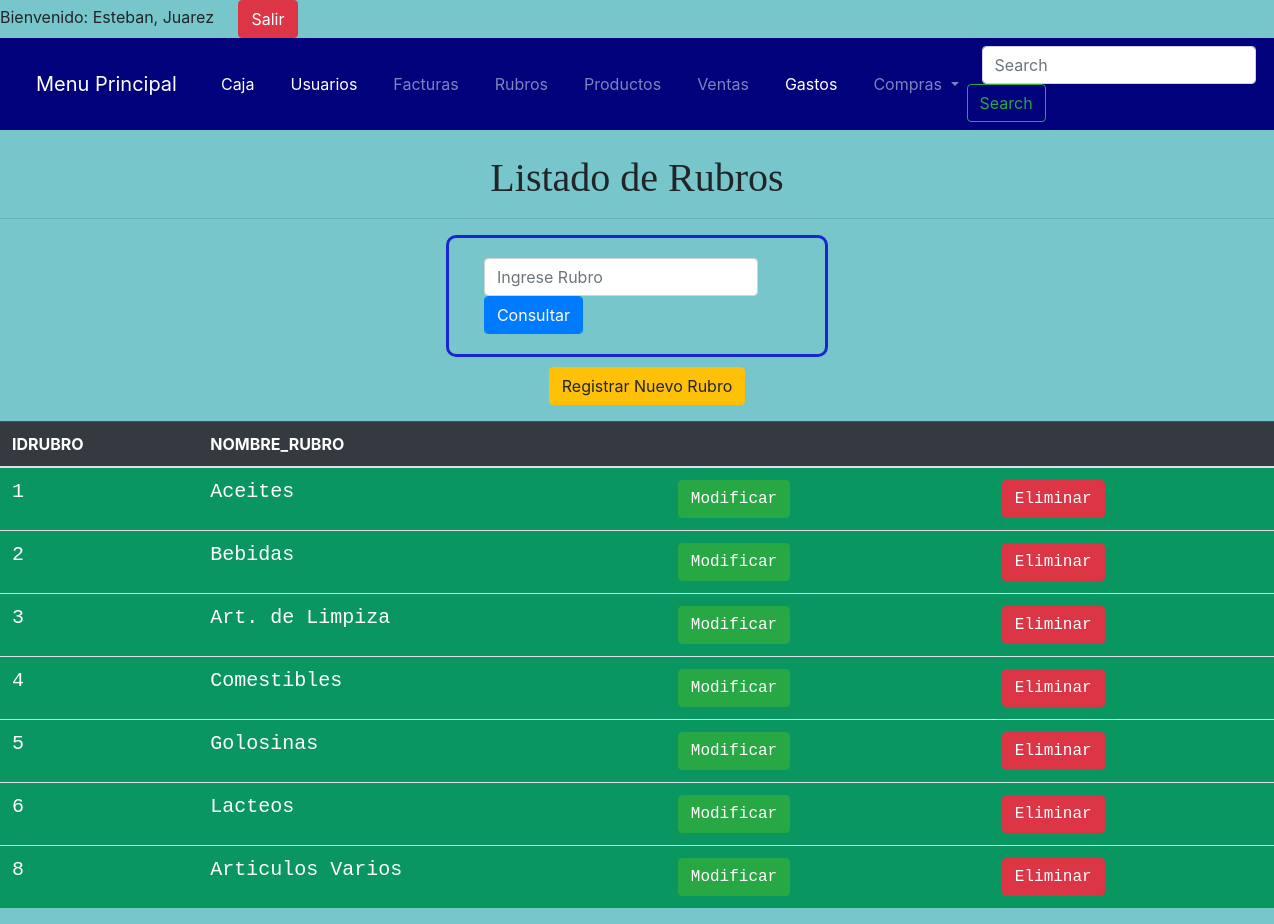
The page /negocio/rubros/index.php (signed in) on the database its author committed.
### tables this page shows
CREATE TABLE `rubros` (
  `idrubro` int(11) NOT NULL,
  `nombrerubros` varchar(50) NOT NULL
);

### negocio/conexion.php (called while the page is built, shortened)
<?php
    class conexion{
        public function __construct() {
            $this->con = new mysqli("localhost","root","","negocio");
        }
    }
?>

### negocio/rubros/class.php (the view, shortened to what this page needs)
<?php
include '../conexion.php';
class registros2 extends conexion{
    public function datos2() {
        $this->consulta=$this->con->query("SELECT * FROM rubros");
        while($this->recorrido = $this->consulta->fetch_array()){
            ?>
            <tr>
                <td><?php echo $this->recorrido['idrubro']; ?></td>
                <td><?php echo $this->recorrido['nombrerubros']; ?></td>
                <td><a class="btn btn-success" href="formularioUpdateR.php?idr=
                       <?php echo $this->recorrido['idrubro']; ?>">Modificar</a></td>
                <td><a class="btn btn-danger" href="formularioEliminarR.php?idr=
                       <?php echo $this->recorrido['idrubro']; ?>">Eliminar</a></td>
            </tr>
    <?php
        }
    }
}
            ?>

### negocio/css/estilos.css (style rules this page uses)
body { background: #76c6cb; }
td { font-family: Courier, "Lucida Console", monospace; background: #099661; color: white; font-size: 20px; }

### negocio/rubros/index.php (style rules this page uses)
a { margin-left: 20px }

### rows shown on the page
rubros: idrubro "1", nombrerubros "Aceites"
rubros: idrubro "2", nombrerubros "Bebidas"
rubros: idrubro "3", nombrerubros "Art. de Limpiza"
rubros: idrubro "4", nombrerubros "Comestibles"
rubros: idrubro "5", nombrerubros "Golosinas"
rubros: idrubro "6", nombrerubros "Lacteos"
rubros: idrubro "8", nombrerubros "Articulos Varios"

### other values the page prints
$_SESSION['nom'] "Esteban, Juarez"
